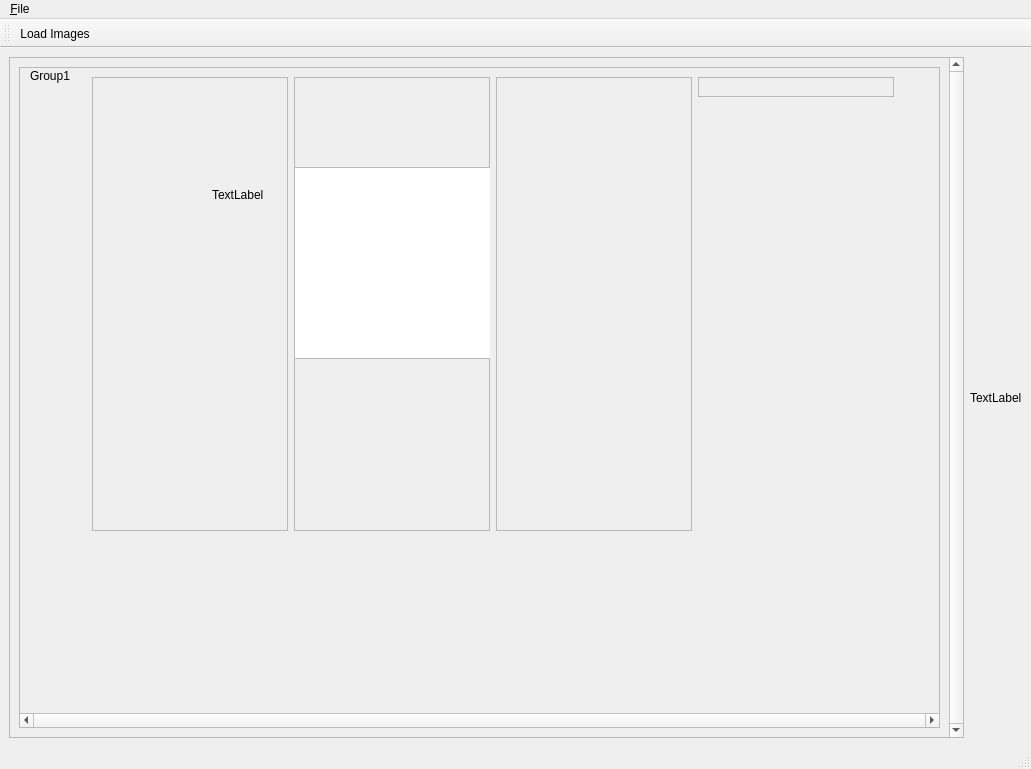
<?xml version="1.0" encoding="UTF-8"?>
<ui version="4.0">
 <class>MainWindow</class>
 <widget class="QMainWindow" name="MainWindow">
  <property name="geometry">
   <rect>
    <x>0</x>
    <y>0</y>
    <width>1031</width>
    <height>769</height>
   </rect>
  </property>
  <property name="windowTitle">
   <string>MainWindow</string>
  </property>
  <widget class="QWidget" name="centralwidget">
   <layout class="QHBoxLayout" name="horizontalLayout">
    <item>
     <widget class="QScrollArea" name="scrollArea">
      <property name="verticalScrollBarPolicy">
       <enum>Qt::ScrollBarAlwaysOn</enum>
      </property>
      <property name="horizontalScrollBarPolicy">
       <enum>Qt::ScrollBarAlwaysOff</enum>
      </property>
      <property name="widgetResizable">
       <bool>true</bool>
      </property>
      <widget class="QWidget" name="scrollAreaWidgetContents">
       <property name="geometry">
        <rect>
         <x>0</x>
         <y>0</y>
         <width>934</width>
         <height>675</height>
        </rect>
       </property>
       <layout class="QVBoxLayout" name="verticalLayout">
        <item>
         <widget class="QScrollArea" name="scrollArea_2">
          <property name="verticalScrollBarPolicy">
           <enum>Qt::ScrollBarAlwaysOff</enum>
          </property>
          <property name="horizontalScrollBarPolicy">
           <enum>Qt::ScrollBarAlwaysOn</enum>
          </property>
          <property name="widgetResizable">
           <bool>true</bool>
          </property>
          <widget class="QWidget" name="scrollAreaWidgetContents_2">
           <property name="geometry">
            <rect>
             <x>0</x>
             <y>0</y>
             <width>914</width>
             <height>641</height>
            </rect>
           </property>
           <widget class="QFrame" name="frame">
            <property name="geometry">
             <rect>
              <x>72</x>
              <y>9</y>
              <width>196</width>
              <height>454</height>
             </rect>
            </property>
            <property name="minimumSize">
             <size>
              <width>196</width>
              <height>0</height>
             </size>
            </property>
            <property name="frameShape">
             <enum>QFrame::StyledPanel</enum>
            </property>
            <property name="frameShadow">
             <enum>QFrame::Raised</enum>
            </property>
            <widget class="QLabel" name="label_3">
             <property name="geometry">
              <rect>
               <x>120</x>
               <y>110</y>
               <width>57</width>
               <height>16</height>
              </rect>
             </property>
             <property name="text">
              <string>TextLabel</string>
             </property>
            </widget>
           </widget>
           <widget class="QFrame" name="frame_2">
            <property name="geometry">
             <rect>
              <x>678</x>
              <y>9</y>
              <width>196</width>
              <height>20</height>
             </rect>
            </property>
            <property name="minimumSize">
             <size>
              <width>196</width>
              <height>0</height>
             </size>
            </property>
            <property name="frameShape">
             <enum>QFrame::StyledPanel</enum>
            </property>
            <property name="frameShadow">
             <enum>QFrame::Raised</enum>
            </property>
            <layout class="QHBoxLayout" name="horizontalLayout_3"/>
           </widget>
           <widget class="QFrame" name="frame_3">
            <property name="geometry">
             <rect>
              <x>476</x>
              <y>9</y>
              <width>196</width>
              <height>454</height>
             </rect>
            </property>
            <property name="minimumSize">
             <size>
              <width>196</width>
              <height>0</height>
             </size>
            </property>
            <property name="frameShape">
             <enum>QFrame::StyledPanel</enum>
            </property>
            <property name="frameShadow">
             <enum>QFrame::Raised</enum>
            </property>
           </widget>
           <widget class="QFrame" name="frame_4">
            <property name="geometry">
             <rect>
              <x>274</x>
              <y>9</y>
              <width>196</width>
              <height>454</height>
             </rect>
            </property>
            <property name="minimumSize">
             <size>
              <width>196</width>
              <height>0</height>
             </size>
            </property>
            <property name="frameShape">
             <enum>QFrame::StyledPanel</enum>
            </property>
            <property name="frameShadow">
             <enum>QFrame::Raised</enum>
            </property>
            <widget class="QGraphicsView" name="graphicsView">
             <property name="geometry">
              <rect>
               <x>0</x>
               <y>90</y>
               <width>256</width>
               <height>192</height>
              </rect>
             </property>
            </widget>
           </widget>
           <widget class="QLabel" name="label">
            <property name="geometry">
             <rect>
              <x>10</x>
              <y>0</y>
              <width>57</width>
              <height>16</height>
             </rect>
            </property>
            <property name="text">
             <string>Group1</string>
            </property>
           </widget>
          </widget>
         </widget>
        </item>
       </layout>
      </widget>
     </widget>
    </item>
    <item>
     <widget class="QLabel" name="label_2">
      <property name="text">
       <string>TextLabel</string>
      </property>
     </widget>
    </item>
   </layout>
  </widget>
  <widget class="QMenuBar" name="menubar">
   <property name="geometry">
    <rect>
     <x>0</x>
     <y>0</y>
     <width>1031</width>
     <height>21</height>
    </rect>
   </property>
   <widget class="QMenu" name="menu_File">
    <property name="title">
     <string>&amp;File</string>
    </property>
    <addaction name="action_Load_Images"/>
   </widget>
   <addaction name="menu_File"/>
  </widget>
  <widget class="QStatusBar" name="statusbar"/>
  <widget class="QToolBar" name="toolBar">
   <property name="windowTitle">
    <string>toolBar</string>
   </property>
   <attribute name="toolBarArea">
    <enum>TopToolBarArea</enum>
   </attribute>
   <attribute name="toolBarBreak">
    <bool>false</bool>
   </attribute>
   <addaction name="action_Load_Images"/>
  </widget>
  <action name="action_Load_Images">
   <property name="text">
    <string>&amp;Load Images ...</string>
   </property>
  </action>
 </widget>
 <resources/>
 <connections/>
</ui>
